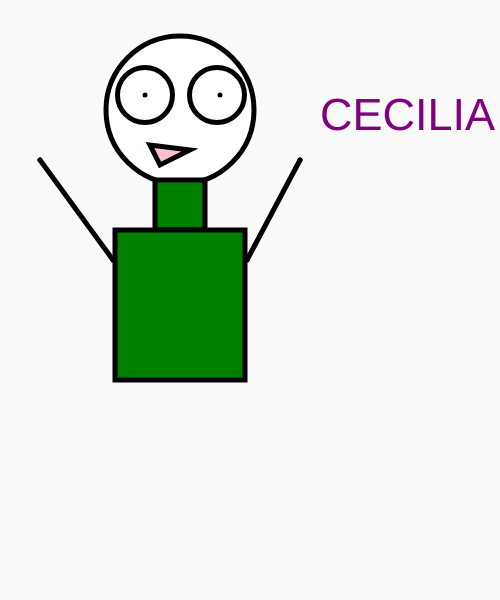
Frame 1 (no input)
Frame 60 (no input): identical to frame 1, image omitted
Frame 120 (the mouse pressed at the canvas centre since frame 60): identical to frame 1, image omitted

The p5.js sketch that drew this single still picture (run headless with seeded random() and noise() and a simulated clock; from frame 60 on, the mouse is pressed at the canvas centre):

// p5.js sketch
// ── sketch.js
 function setup() {
  createCanvas(500,600);
}

function draw() {
  background(250);
  strokeWeight(5);

  point(113,260);
  point(40,160);
  line(40,160,113,260);
  
  point(247,260);
  point(300,160);
  line(247,260,300,160);

  fill("white")
  circle(180,110,148);
  circle(145, 95, 55);
  circle(217,95,55);

  fill("green");
  rect(155,180,50);
  rect(115,230,130,150);
  point(145,95)
  point(220,95)

  fill("pink");
  triangle(190, 150, 150, 145, 160, 165);

  fill("purple")
 textSize(45);
 text("CECILIA",320,130);
  
}
